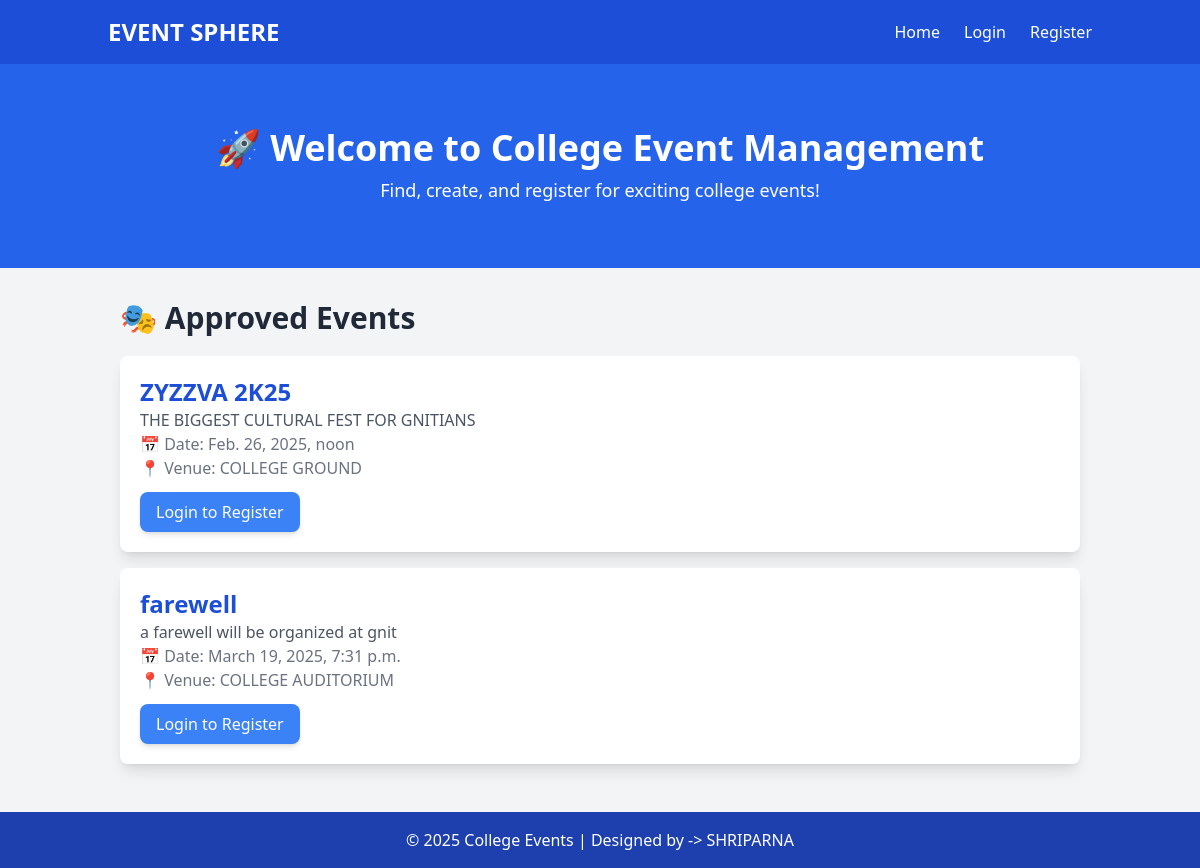
/events/events/, run on the app's committed database.
### events/models.py (models this page shows, shortened)
class Event(models.Model):
    title = models.CharField(max_length=200)
    description = models.TextField()
    date = models.DateTimeField()
    venue = models.CharField(max_length=255)
    organizer = models.ForeignKey(CustomUser, on_delete=models.CASCADE)
    is_approved = models.BooleanField(default=False)

### events/views.py (the view)
# urls.py: path('', event_list, name='home'),
def event_list(request):
    events = Event.objects.filter(is_approved=True)
    return render(request, "home.html", {"events": events, "user": request.user})

### events/templates/home.html (shortened to what this page needs)
<!DOCTYPE html>
<html lang="en">
<head>
    <script src="https://cdn.tailwindcss.com"></script>
</head>
<body class="bg-gray-100">
    <nav class="bg-blue-700 text-white py-4 shadow-md">
        <div class="container mx-auto flex justify-between items-center px-5">
            <h1 class="text-2xl font-bold">EVENT SPHERE</h1>
            <ul class="flex space-x-6">
                <li><a href="/" class="hover:text-yellow-300">Home</a></li>
                {% if user.is_authenticated %}
                    <li class="relative">
                        <button id="dropdownButton" class="flex items-center space-x-2 focus:outline-none">
                            {% if user.profile_image and user.profile_image.url %}
                                <img src="{{ user.profile_image.url }}" alt="Profile" class="w-8 h-8 rounded-full border">
                            {% else %}
                                <img src="/media/profile_images/default.png" alt="Profile" class="w-8 h-8 rounded-full border">
                            {% endif %}
                            <span>My Account</span>
                        </button>
                        <ul id="dropdownMenu" class="absolute hidden bg-white text-black shadow-md rounded-lg mt-2 w-40">
                            <li><a href="{% url 'my_account' %}" class="block px-4 py-2 hover:bg-gray-200">My Account</a></li>
                            <li><a href="{% url 'logout' %}" class="block px-4 py-2 hover:bg-gray-200">Logout</a></li>
                        </ul>
                    </li>
                {% else %}
                    <li><a href="{% url 'login' %}" class="hover:text-yellow-300">Login</a></li>
                    <li><a href="{% url 'register' %}" class="hover:text-yellow-300">Register</a></li>
                {% endif %}
            </ul>
        </div>
    </nav>
    <section class="bg-blue-600 text-white text-center py-16">
        <h2 class="text-4xl font-bold">🚀 Welcome to College Event Management</h2>
        <p class="text-lg mt-2">Find, create, and register for exciting college events!</p>
    </section>
    <div class="container mx-auto p-8">
        <h2 class="text-3xl font-bold text-gray-800 mb-5">🎭 Approved Events</h2>
        {% for event in events %}
            <div class="bg-white p-5 mb-4 shadow-lg rounded-lg">
                <h3 class="text-2xl font-semibold text-blue-700">{{ event.title }}</h3>
                <p class="text-gray-600">{{ event.description }}</p>
                <p class="text-gray-500">📅 Date: {{ event.date }}</p>
                <p class="text-gray-500">📍 Venue: {{ event.venue }}</p>
                <div class="mt-3">
                    {% if user.is_authenticated %}
                        <a href="{% url 'register_event' event.id %}"
                           class="bg-blue-500 text-white px-4 py-2 rounded-lg shadow-md hover:bg-green-700 transition duration-300 block w-fit">
                             Register Now
                        </a>
                    {% else %}
                        <a href="{% url 'login' %}"
                           class="bg-blue-500 text-white px-4 py-2 rounded-lg shadow-md hover:bg-green-700 transition duration-300 block w-fit">
                             Login to Register
                        </a>
                    {% endif %}
                </div>
            </div>
        {% empty %}
            <p class="text-gray-500">No approved events available.</p>
        {% endfor %}
    </div>
    <footer class="bg-blue-800 text-white text-center py-4">
        <p>© 2025 College Events | Designed by -> SHRIPARNA</p>
    </footer>
</body>
</html>

### data on the page
Event: title "ZYZZVA 2K25", description "THE BIGGEST CULTURAL FEST FOR GNITIANS", date "Feb. 26, 2025, noon", venue "COLLEGE GROUND"
Event: title "farewell", description "a farewell will be organized at gnit", date "March 19, 2025, 7:31 p.m.", venue "COLLEGE AUDITORIUM"
